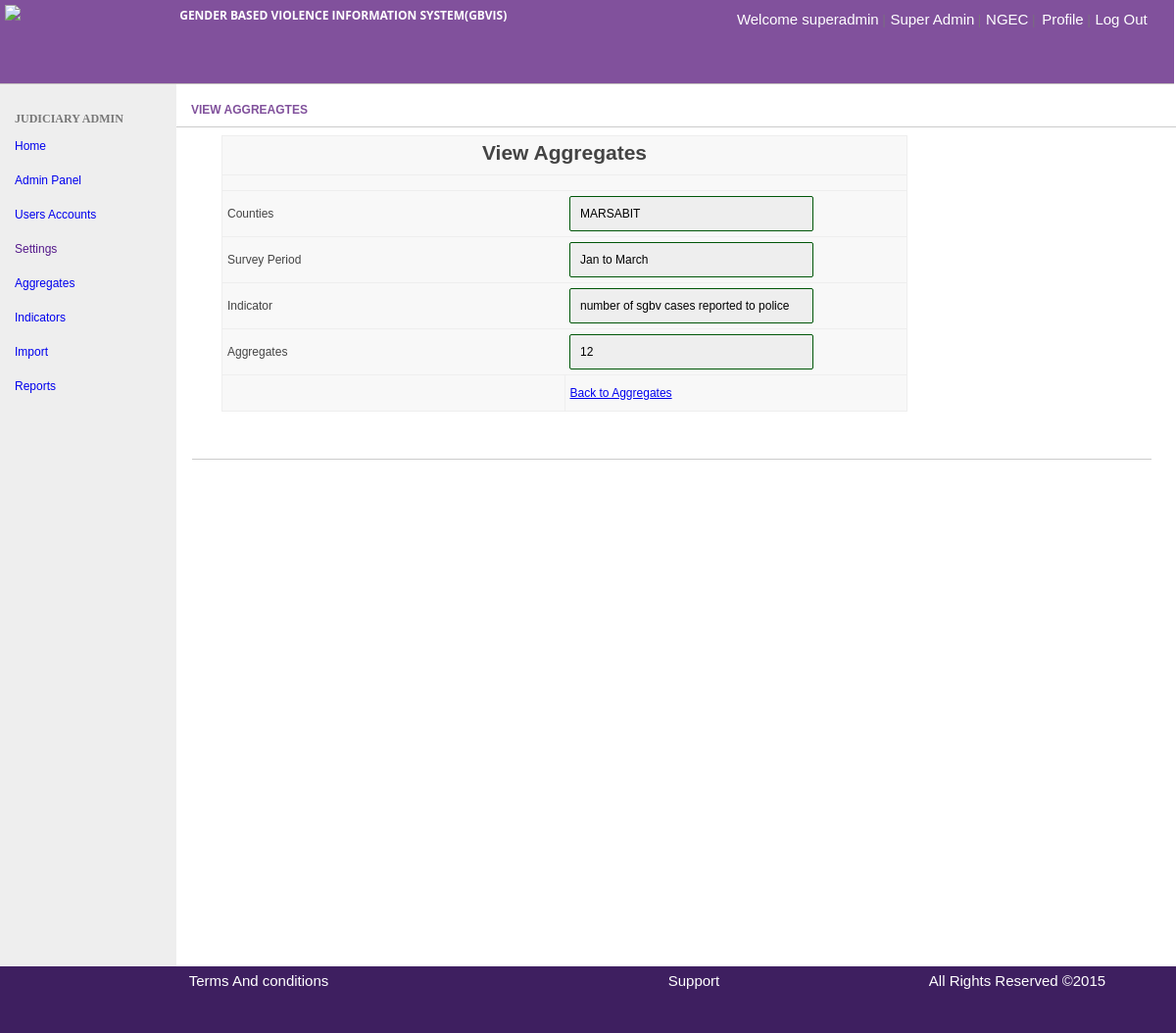
/Police/view_aggregates.php?id=1 (signed in), run on the app's committed database.
### tables this page shows
CREATE TABLE IF NOT EXISTS `users` (
  `id` int(11) NOT NULL AUTO_INCREMENT,
  `firstname` varchar(100) NOT NULL,
  `lastname` varchar(100) NOT NULL,
  `mobile_phone` varchar(100) NOT NULL,
  `sector` varchar(100) NOT NULL,
  `username` varchar(50) NOT NULL,
  `password` varchar(50) NOT NULL,
  `email` varchar(50) NOT NULL,
  `user_group` int(11) NOT NULL,
  `join_date` datetime NOT NULL,
  PRIMARY KEY (`id`),
  UNIQUE KEY `username` (`username`)
);

CREATE TABLE IF NOT EXISTS `user_groups` (
  `id` int(11) NOT NULL AUTO_INCREMENT,
  `group_name` varchar(20) NOT NULL,
  `description` varchar(50) DEFAULT NULL,
  `created` datetime DEFAULT NULL,
  PRIMARY KEY (`id`)
);

CREATE TABLE IF NOT EXISTS `sectors` (
  `sector_id` int(10) NOT NULL AUTO_INCREMENT,
  `sector` varchar(100) NOT NULL,
  PRIMARY KEY (`sector_id`)
);

CREATE TABLE IF NOT EXISTS `counties` (
  `county_id` int(2) NOT NULL DEFAULT '0',
  `county_name` varchar(15) NOT NULL,
  PRIMARY KEY (`county_id`)
);

CREATE TABLE IF NOT EXISTS `surveys` (
  `survey_id` int(10) NOT NULL AUTO_INCREMENT,
  `survey` varchar(100) NOT NULL,
  PRIMARY KEY (`survey_id`)
);

CREATE TABLE IF NOT EXISTS `indicators` (
  `survey_id` int(11) NOT NULL DEFAULT '0',
  `sector_id` int(11) NOT NULL DEFAULT '0',
  `indicator_id` int(11) NOT NULL DEFAULT '0',
  `indicator` varchar(255) DEFAULT NULL,
  `date_recorded` date NOT NULL,
  `date_modified` date NOT NULL,
  PRIMARY KEY (`survey_id`,`sector_id`,`indicator_id`)
);

CREATE TABLE IF NOT EXISTS `police_aggregates` (
  `id` int(10) NOT NULL AUTO_INCREMENT,
  `county_id` int(10) NOT NULL,
  `survey_id` int(10) NOT NULL,
  `indicator_id` int(10) NOT NULL,
  `aggregate` int(100) NOT NULL,
  PRIMARY KEY (`county_id`,`survey_id`,`indicator_id`),
  UNIQUE KEY `id` (`id`)
);

### classes/DB.class.php (called while the page is built, shortened)
<?php
class DB {
    public function processRowSet($rowSet, $singleRow = false)
    {
        $resultArray = array();
        while($row = mysql_fetch_assoc($rowSet))
        {
            array_push($resultArray, $row);
        }
        if($singleRow == true){
            return $resultArray[0];
          }
        return $resultArray;
    }
    public function processRowSetData($rowSet, $singleRow = false)
         {
         $resultArray = array();
         while($row = mysql_fetch_assoc($rowSet))
         {
            array_push($resultArray, $row);
         }
        if($singleRow == true){
            return  $resultArray;
          }
        return $resultArray;
    }
    public function select($table, $where) {
        $sql = "SELECT * FROM $table WHERE $where";
        $result = mysql_query($sql);
        if(mysql_num_rows($result) == 1)
            return $this->processRowSet($result, true);
        return $this->processRowSet($result);
    }
       public function selectData($table, $where) {
        $sql = "SELECT * FROM $table WHERE $where";
        $result = mysql_query($sql);
        if(mysql_num_rows($result) == 1)
            return $this->processRowSetData($result, true);
        return $this->processRowSetData($result);
    }
   }
?>

### classes/UserTools.class.php (called while the page is built, shortened)
<?php
require_once 'DB.class.php';
class UserTools {
	public function get($id)
	{
		$db = new DB();
		$result = $db->select('users', "id = $id");
		return new User($result);
	}
}
?>

### Police/includes/global.inc.php (called while the page is built, shortened)
<?php
require_once '../classes/UserTools.class.php';
require_once '../classes/DB.class.php';
$userTools = new UserTools();
if(isset($_SESSION['logged_in'])) {
	$user = unserialize($_SESSION['user']);
	$_SESSION['user'] = serialize($userTools->get($user->id));
}
?>

### Police/view_aggregates.php (the view, shortened to what this page needs)
<?php
require_once 'includes/global.inc.php';
if(isset($_SESSION['logged_in'])) {
$user = unserialize($_SESSION['user']);
$county_id = "";
$survey_id = "";
$indicator_id = "";
$aggregates = "";
$aggregate_id = $_GET['id'];
$aggr_results = $db->selectData("police_aggregates"," id = $aggregate_id");
foreach ($aggr_results as $urows)
{
  $county_id = $urows['county_id'];
  $survey_id = $urows['survey_id'];
  $indicator_id = $urows['indicator_id'];
  $aggregates = $urows['aggregate'];
}
$indicator_results = $db->selectData("indicators"," indicator_id = $indicator_id");
foreach ($indicator_results as $irows)
{
  $indicator = $irows['indicator'];
}
$county_results = $db->selectData("counties"," county_id = $county_id");
foreach ($county_results as $crows)
{
  $county_name = $crows['county_name'];
}
$surveys_results = $db->selectData("surveys"," survey_id = $survey_id");
foreach ($surveys_results as $srows)
{
   $survey = $srows['survey'];
}
include "includes/header.php";
?>
	  <div id="sidebar">
	<div class="sidebar-nav">
	<?php
	  include "includes/sidebar.php";
	  ?>
	</div>
	  </div>
	  <div id="main-content">
	    <div id="bread-crumbs">
	    </div>
        <div id="content-body">
		<h3 class="page-title">View Aggreagtes</h3>
	       <hr size="1" color="#CCCCCC">
    <div class="profile-data" align="left">
 <table class="forms-table" width="700" style="">
  <form  name="myForm">
<tr>
<td colspan="2" style="font:bold 21px arial; text-align:center; border-bottom:1px solid #eee; padding:5px 0 10px 0;">View Aggregates</td></tr>
<tr>
<td colspan="2" style="font:bold 21px arial; text-align:center; border-bottom:1px solid #eee; padding:5px 0 10px 0;"><p id="msgDsp" STYLE="color:#FF0000; font-size:14px; "></p>
</td></tr>
<tr>
<td width="50%" class="table-td-input">Counties</td>
<td width="50%" class="table-td-input"><div id='s1'><input type=text name=aggregates value="<?php echo $county_name ?>" readonly class=form_textbox_inputs></div></td>
</tr>
<tr>
<td width="50%" class="table-td-input">Survey Period</td>
<td width="50%" class="table-td-input"><div id='s2'><input type=text name=survey  value="<?php echo $survey ?>" readonly class=form_textbox_inputs></div></td>
</tr>
<tr>
<td width="50%" class="table-td-input">Indicator</td>
<td width="50%" class="table-td-input"><div id='s3'><div id='t1'><input type=text name=indicator value="<?php echo $indicator ?>" readonly  class=form_textbox_inputs></div></td>
</tr>
<tr>
<td width="50%" class="table-td-input">Aggregates</td>
<td width="50%" class="table-td-input"><div id='t1'><input type=text name=aggregates value="<?php echo $aggregates ?>" readonly class=form_textbox_inputs></div></td>
</tr>
<tr>
<td class="table-td-label"></td>
<td width="50%" style=" padding:5px;"> <a href="aggregates.php">Back to Aggregates</a></td>
</tr>
</form>
</table>
<br clear="all">
<hr size="1" color="#CCCCCC">
<br clear="all"><br clear="all"><br clear="all">
</div>
<br clear="all">
</div>
</div>
 <?php
 include "includes/footer.php";
	}
else
{
	header("Location: ../login.php");
}
?>

### Police/includes/header.php (shortened to what this page needs)
 <?php
           $Logged_user =$user->username;
            $user_sector_name= $user->sector;
            $Logged_user_group =$user->user_group;
            $group_results = $db->selectData("user_groups","id = $Logged_user_group");
              foreach ($group_results as $urows)
                      {
                      $Logged_group = $urows['group_name'];
                      }
             $sector_results = $db->selectData("sectors","sector_id = $user_sector_name");
              foreach ($sector_results as $urows)
                      {
                      $user_sector = $urows['sector'];
                      }
              ?>
<!DOCTYPE html PUBLIC "-//W3C//DTD XHTML 1.0 Transitional//EN" "http://www.w3.org/TR/xhtml1/DTD/xhtml1-transitional.dtd">
<html>
<head>
<link href="../css/style.css" rel="stylesheet" type="text/css">
<link href="../css/style2.css" rel="stylesheet" type="text/css">
<link href="../css/popupcss.css" rel="stylesheet" type="text/css">
<link href="../css/popup.css" rel="stylesheet" type="text/css">
<link href="../css/modal.css" rel="stylesheet" type="text/css">
<link href="../css/bootstrap/bootstrap.css" rel="stylesheet" media="screen"/>
 <link rel="../stylesheet" href="/js/jquery-ui-1.11.2.custom/jquery-ui.css">
</head>
<body >
<div id="gbiv-wrapper">
<div id="header">
   <div class="logo">
      <img src="images/logo.png" height="70" />
	</div>
    <div class="menuLinks">
	  <div class="top-menuLinks">
	   <div class="system-title">
	  <h3 class="title-name">Gender Based Violence Information System(GBVIS)</h3>
      </div>
	  <div class="user_status_nav">
	    <section class="login-status-sec">
		<font style="font-family:Verdana, Geneva, sans-serif; font-size:15px; color:white;padding-right:2px;"> Welcome <?php echo $Logged_user ?></font>|
		<font style="font-family:Verdana, Geneva, sans-serif; font-size:15px; color:white;padding-right:2px;"><?php echo $Logged_group ?></font>|
		<font style="font-family:Verdana, Geneva, sans-serif; font-size:15px; color:white;padding-right:2px;"><?php echo $user_sector ?></font>|
           <a href="../profile.php" align="left" style="font-family:Verdana, Geneva, sans-serif; font-size:15px; color:white; text-decoration:none;padding-right:2px;padding-left:2px;">Profile</a>|
            <a href="../logout.php" align="left" style="font-family:Verdana, Geneva, sans-serif; font-size:15px; color:white; text-decoration:none;padding-right:2px;">Log Out</a>
	   </section>
	</div>
	</div>
	<div class="bottom-menuLinks">
	</div>
	 </div>
 </div>
 <div id="gbvis-main">

### css/style.css (style rules this page uses)
html { color: #000; background: none repeat scroll 0% 0% #FFF; }
body { color: #777; font-size: 12px; font-family: "Open Sans",Tahoma,Arial sans-serif; font-style: normal; font-weight: normal; }
body, div, dl, dt, dd, ul, ol, li, h1, h2, h3, h4, h5, h6, pre, code, form, fieldset, legend, input, textarea, p, blockquote, th, td, address { margin: 0px; padding: 0px; }
h3 { font-size: 12px; text-transform: uppercase; line-height: 22px; }
#gbiv-wrapper { font-size: 100%; line-height: 2; min-height: 975px; min-width: 1024px; width: 100%; height:100% }
#header { width:99%; margin: 0px 0px; padding: 5px; background:#81519C; border-bottom:1px solid #c6c2c1; height: 75px; display: inline-flex; }
.logo { float:left;width:15%; height:100%; min-width:168px; }
#header .menuLinks { float: left; width:85%; }
#header .menuLinks .top-menuLinks { float:left;width:98%; height:70%; display: inline-flex; }
#header .menuLinks .top-menuLinks .system-title { float:left;width:54%; height:100%; }
#header .menuLinks .top-menuLinks .user_status_nav { float:right;width:46%; height:100%; }
#header .menuLinks .bottom-menuLinks { loat:left;width:98%; height:30%; }
.title-name { text-size:18px; color:white; font-family: TStar-Bol width:25%; }
.login-status-sec { float:right; }
#gbvis-main { overflow: hidden; width:100%; height:80%; min-height:900px; display:block; }
#sidebar { display:block; width:15%; float:left; background: none repeat scroll 0% 0% #EEE; height:100%; min-height: 900px; }
.sidebar-nav { margin-left:15px; }
#main-content { display:block; background-color: #FFF; width:85%; height:100%; float:left; min-height: 900px; }
#bread-crumbs { background: none repeat scroll 0px center transparent; width:100%; height:5%; min-height:15px; }
#content-body { width:100%; height:88%; min-height:800px; overflow-y: hide; }
.page-title { font-family:Verdana, Geneva, sans-serif; font-size:12px; color:#81519C;padding-left:15px; }
.profile-data { width:96%; font-family: "Open Sans",Arial sans-serif; font-size: 12px; font-weight: normal; line-height: 26px; color: #444; margin-left:11px;padding-left:5px; height: 98%; overflow-y: hide; min-height: 500px; }
.form_textbox_inputs { min-width:150px; width:67%;height:20px;font-family:Verdana, Geneva, sans-serif; font-size:12px;padding:7px; padding-left:10px; padding-right:10px;border: 1px solid #99e;outline:none;border-radius: 2px;-moz-border-radius: 2px;-webkit-border-radius:2px; line-height:20px; }
.forms-table { margin:8px 20px 16px 30px; background:#f8f8f8; border:1px solid #eee; padding:10px; }
.table-td-label { font:bold 13px tahoma, arial, sans-serif; text-align:right; border-bottom:1px solid #eee; padding:5px 10px 5px 0px; border-right:1px solid #eee; }
.table-td-input { border-bottom:1px solid #eee; padding:5px; }
.logo img { height:70px; }

### data on the page
users: username "superadmin"
user_groups: group_name "Super Admin"
sectors: sector "NGEC"
counties: aggregates "MARSABIT"
surveys: survey "Jan to March"
indicators: indicator "number of sgbv cases reported to police"
police_aggregates: aggregates "12"
